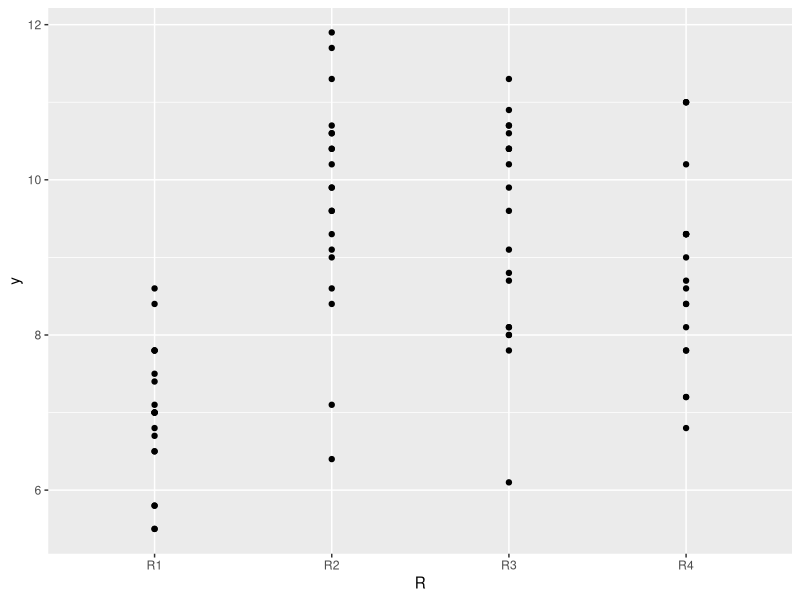
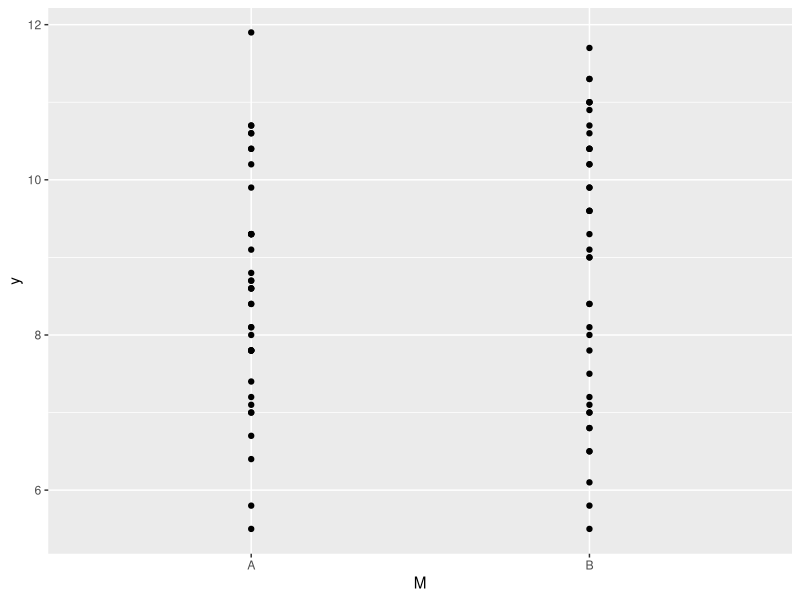
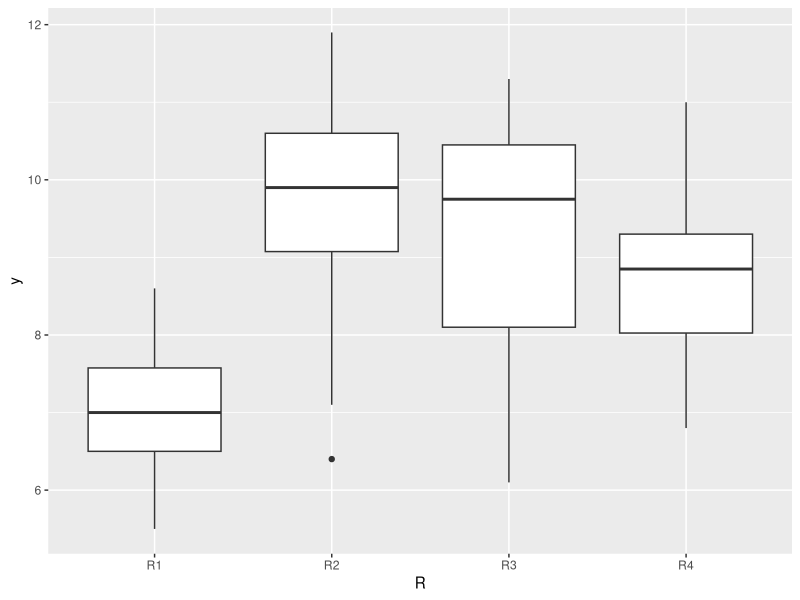
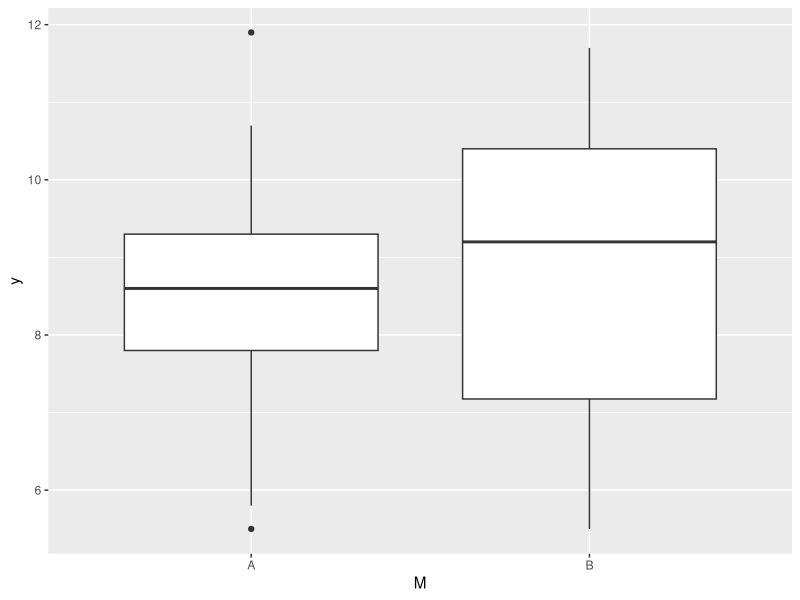

These charts were generated, in order, by the following R code:
library(ggplot2)
data<-read.table("tab14.7.txt",header=T,sep=",")
data
ggplot(data,aes(R,y)) + geom_point()
ggplot(data,aes(M,y)) + geom_point()
ggplot(data, aes(R,y)) + geom_boxplot()
ggplot(data, aes(M,y)) + geom_boxplot()
mod <- lm(y~R*M, data=data, x=T)
mod
mod$x
summary(mod)
anova(mod)

